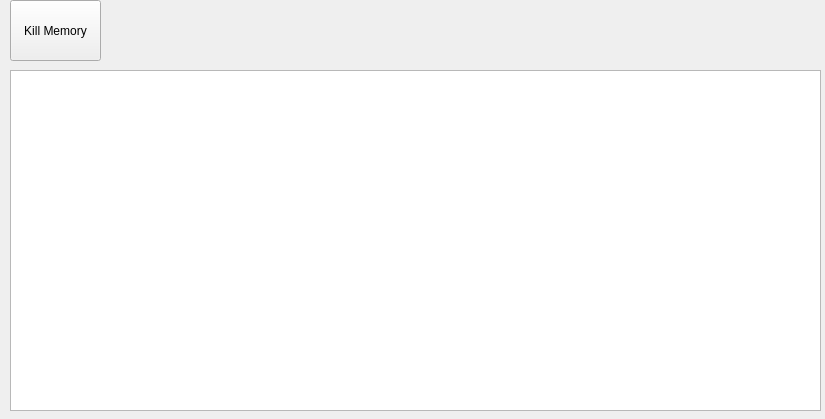
<?xml version="1.0" encoding="UTF-8"?>
<ui version="4.0">
 <class>MemoryTerminal</class>
 <widget class="QWidget" name="MemoryTerminal">
  <property name="geometry">
   <rect>
    <x>0</x>
    <y>0</y>
    <width>825</width>
    <height>419</height>
   </rect>
  </property>
  <property name="sizePolicy">
   <sizepolicy hsizetype="Expanding" vsizetype="Expanding">
    <horstretch>0</horstretch>
    <verstretch>0</verstretch>
   </sizepolicy>
  </property>
  <property name="windowTitle">
   <string>Form</string>
  </property>
  <widget class="QPlainTextEdit" name="MemoryActionOutput">
   <property name="geometry">
    <rect>
     <x>10</x>
     <y>70</y>
     <width>811</width>
     <height>341</height>
    </rect>
   </property>
   <property name="lineWidth">
    <number>1</number>
   </property>
   <property name="readOnly">
    <bool>true</bool>
   </property>
  </widget>
  <widget class="QPushButton" name="killMemory">
   <property name="geometry">
    <rect>
     <x>10</x>
     <y>0</y>
     <width>91</width>
     <height>61</height>
    </rect>
   </property>
   <property name="sizePolicy">
    <sizepolicy hsizetype="MinimumExpanding" vsizetype="Expanding">
     <horstretch>0</horstretch>
     <verstretch>0</verstretch>
    </sizepolicy>
   </property>
   <property name="text">
    <string>Kill Memory</string>
   </property>
  </widget>
  <action name="actionkillMemoryProcess">
   <property name="text">
    <string>killMemoryProcess</string>
   </property>
  </action>
 </widget>
 <resources/>
 <connections/>
</ui>
